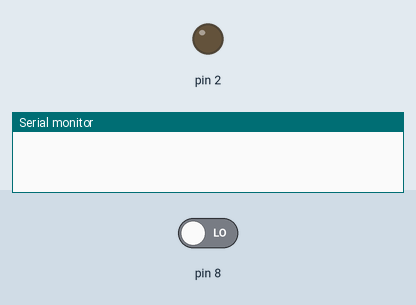
A sketch run on a simulated Arduino Uno, built with avr-gcc and run on an emulated ATmega328P. On the bench: output pins drawn as LEDs (lit = HIGH), the last lines printed to the serial monitor. Inputs (shaded band) come from the test bench; at power-on: pin 8 LOW.

Above: at 1.2 s.
1.3 s: pin 8 driven HIGH
At 1.8 s:
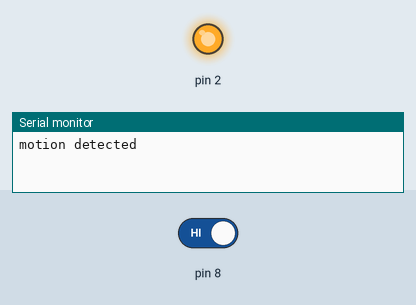
2.8 s: pin 8 driven LOW
Timing chart, 0 to 5.8 s (numbered marks = the images above; inputs shaded):
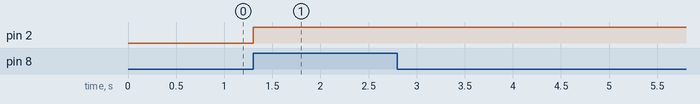

Measured:
- after the input at 1.3 s, pin 2: LOW → HIGH at once

The sketch:

pir.ino
```cpp
int val=0;
int pirvalue =LOW;
void setup() {
 pinMode(8,INPUT);
 pinMode(2,OUTPUT);
 Serial.begin(9600);


}

void loop() {
  val=digitalRead(8);
  if(val == HIGH){
    if(pirvalue == LOW){
    Serial.println("motion detected");
    digitalWrite(2,HIGH);
    }
    pirvalue=HIGH;
  }
  else

  {
    if(pirvalue == HIGH){
     Serial.println("motion is not detected");
     delay(500);}
     pirvalue = LOW;

  }

}
```
